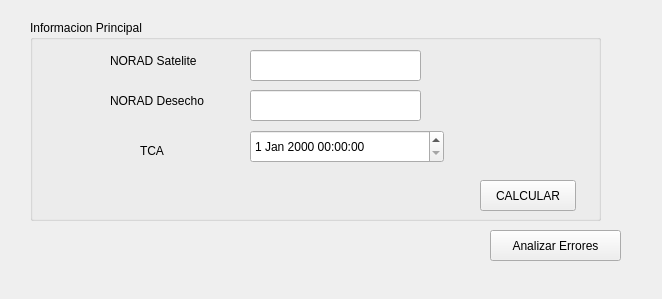
<?xml version="1.0" encoding="UTF-8"?>
<ui version="4.0">
 <class>wgt_CDM</class>
 <widget class="QWidget" name="wgt_CDM">
  <property name="geometry">
   <rect>
    <x>0</x>
    <y>0</y>
    <width>662</width>
    <height>299</height>
   </rect>
  </property>
  <property name="windowTitle">
   <string>CDM</string>
  </property>
  <widget class="QGroupBox" name="gbox_cdmMetaData">
   <property name="geometry">
    <rect>
     <x>30</x>
     <y>20</y>
     <width>571</width>
     <height>201</height>
    </rect>
   </property>
   <property name="title">
    <string>Informacion Principal</string>
   </property>
   <widget class="QLabel" name="lab_noradSat">
    <property name="geometry">
     <rect>
      <x>80</x>
      <y>30</y>
      <width>141</width>
      <height>21</height>
     </rect>
    </property>
    <property name="text">
     <string>NORAD Satelite</string>
    </property>
   </widget>
   <widget class="QLineEdit" name="le_noradSat">
    <property name="geometry">
     <rect>
      <x>220</x>
      <y>30</y>
      <width>171</width>
      <height>31</height>
     </rect>
    </property>
   </widget>
   <widget class="QLabel" name="lab_noradDeb">
    <property name="geometry">
     <rect>
      <x>80</x>
      <y>70</y>
      <width>111</width>
      <height>21</height>
     </rect>
    </property>
    <property name="text">
     <string>NORAD Desecho</string>
    </property>
   </widget>
   <widget class="QLineEdit" name="le_noradDeb">
    <property name="geometry">
     <rect>
      <x>220</x>
      <y>70</y>
      <width>171</width>
      <height>31</height>
     </rect>
    </property>
   </widget>
   <widget class="QLabel" name="lab_TCA">
    <property name="geometry">
     <rect>
      <x>110</x>
      <y>120</y>
      <width>65</width>
      <height>21</height>
     </rect>
    </property>
    <property name="text">
     <string>TCA</string>
    </property>
   </widget>
   <widget class="QPushButton" name="btn_calcular">
    <property name="geometry">
     <rect>
      <x>450</x>
      <y>160</y>
      <width>96</width>
      <height>31</height>
     </rect>
    </property>
    <property name="text">
     <string>CALCULAR</string>
    </property>
   </widget>
   <widget class="QDateTimeEdit" name="dateTimeEdit">
    <property name="geometry">
     <rect>
      <x>220</x>
      <y>110</y>
      <width>194</width>
      <height>33</height>
     </rect>
    </property>
   </widget>
  </widget>
  <widget class="QPushButton" name="btn_analizarErrores">
   <property name="geometry">
    <rect>
     <x>490</x>
     <y>230</y>
     <width>131</width>
     <height>31</height>
    </rect>
   </property>
   <property name="text">
    <string>Analizar Errores</string>
   </property>
  </widget>
 </widget>
 <resources/>
 <connections/>
</ui>
